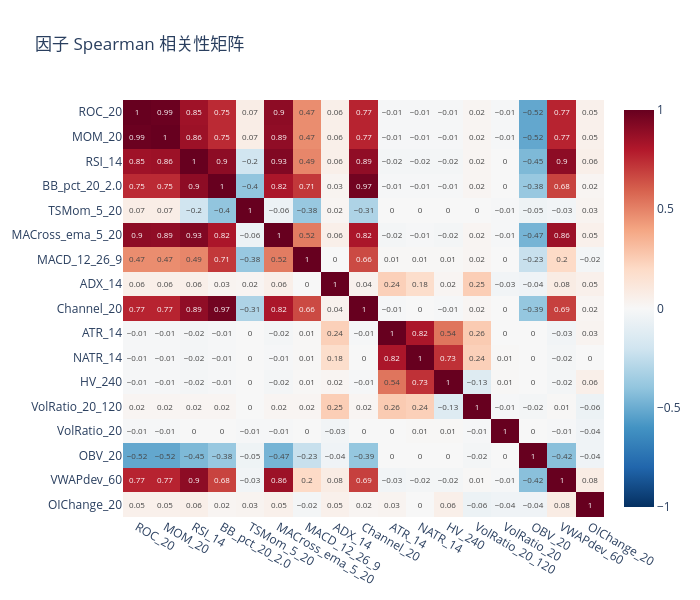

Write notebook code for a chart like this one.
### Markdown cell above
## 4. 因子相关性热图

### Code cell
corr = factor_df.dropna().corr(method='spearman').round(2)

fig = px.imshow(corr, text_auto=True, color_continuous_scale='RdBu_r',
                zmin=-1, zmax=1, aspect='auto',
                title='因子 Spearman 相关性矩阵')
fig.update_layout(height=600, width=700)
fig.show()

### Figure 1 — Plotly figure (JSON) as saved in the notebook; plotly's stock layout.template omitted (floating-point values rounded to 4 significant figures; data arrays with more than 128 entries replaced by an {"elided": "..."} marker saying what was removed)
{"data": [{"coloraxis": "coloraxis", "hovertemplate": "x: %{x}<br>y: %{y}<br>color: %{z}<extra></extra>", "name": "0", "texttemplate": "%{z}", "type": "heatmap", "x": ["ROC_20", "MOM_20", "RSI_14", "BB_pct_20_2.0", "TSMom_5_20", "MACross_ema_5_20", "MACD_12_26_9", "ADX_14", "Channel_20", "ATR_14", "NATR_14", "HV_240", "VolRatio_20_120", "VolRatio_20", "OBV_20", "VWAPdev_60", "OIChange_20"], "xaxis": "x", "y": ["ROC_20", "MOM_20", "RSI_14", "BB_pct_20_2.0", "TSMom_5_20", "MACross_ema_5_20", "MACD_12_26_9", "ADX_14", "Channel_20", "ATR_14", "NATR_14", "HV_240", "VolRatio_20_120", "VolRatio_20", "OBV_20", "VWAPdev_60", "OIChange_20"], "yaxis": "y", "z": {"elided": "17x17 float values"}}], "layout": {"coloraxis": {"cmax": 1, "cmin": -1, "colorscale": [[0, "rgb(5,48,97)"], [0.1, "rgb(33,102,172)"], [0.2, "rgb(67,147,195)"], [0.3, "rgb(146,197,222)"], [0.4, "rgb(209,229,240)"], [0.5, "rgb(247,247,247)"], [0.6, "rgb(253,219,199)"], [0.7, "rgb(244,165,130)"], [0.8, "rgb(214,96,77)"], [0.9, "rgb(178,24,43)"], [1, "rgb(103,0,31)"]]}, "height": 600, "title": {"text": "因子 Spearman 相关性矩阵"}, "width": 700, "xaxis": {"anchor": "y", "domain": [0, 1]}, "yaxis": {"anchor": "x", "autorange": "reversed", "domain": [0, 1]}}}
